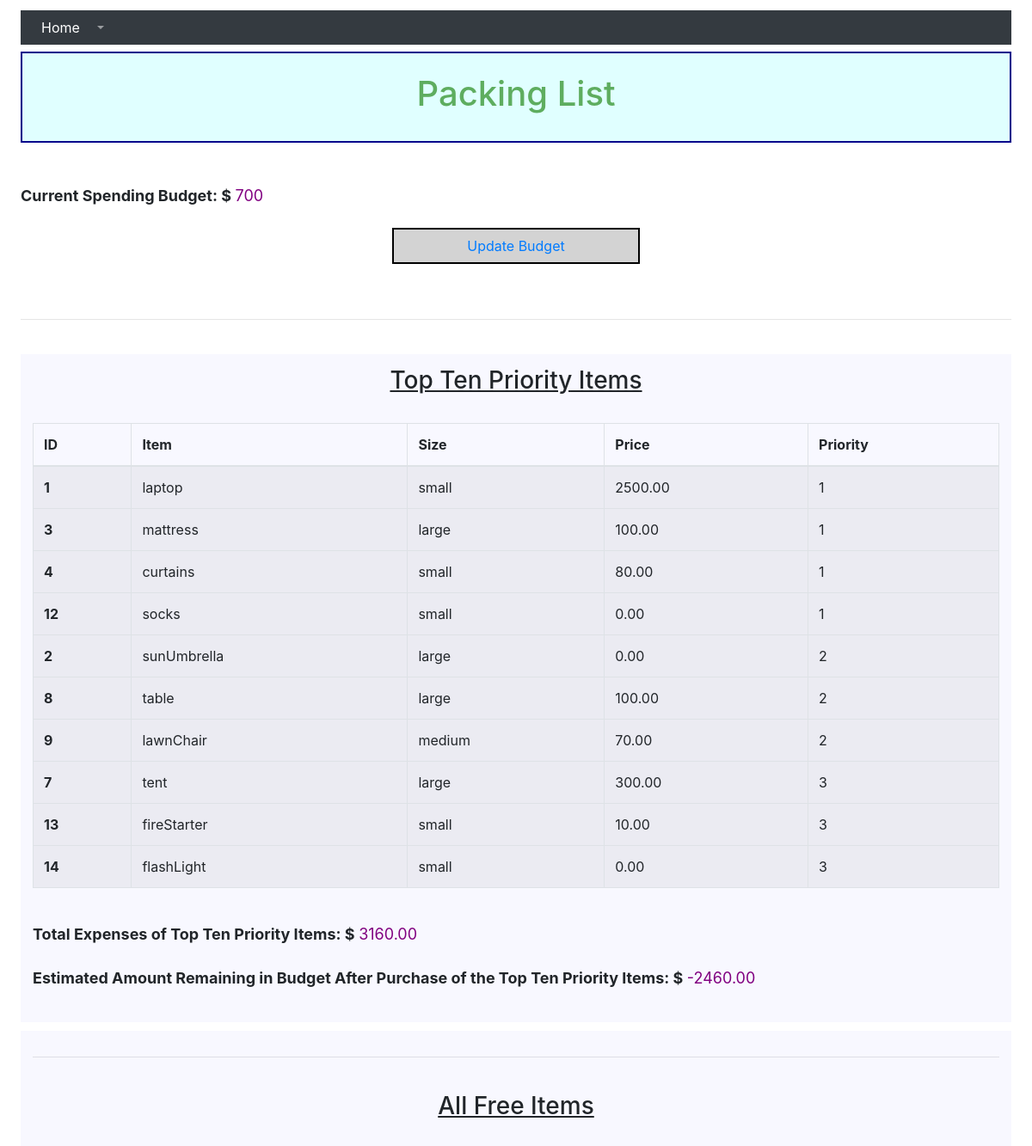
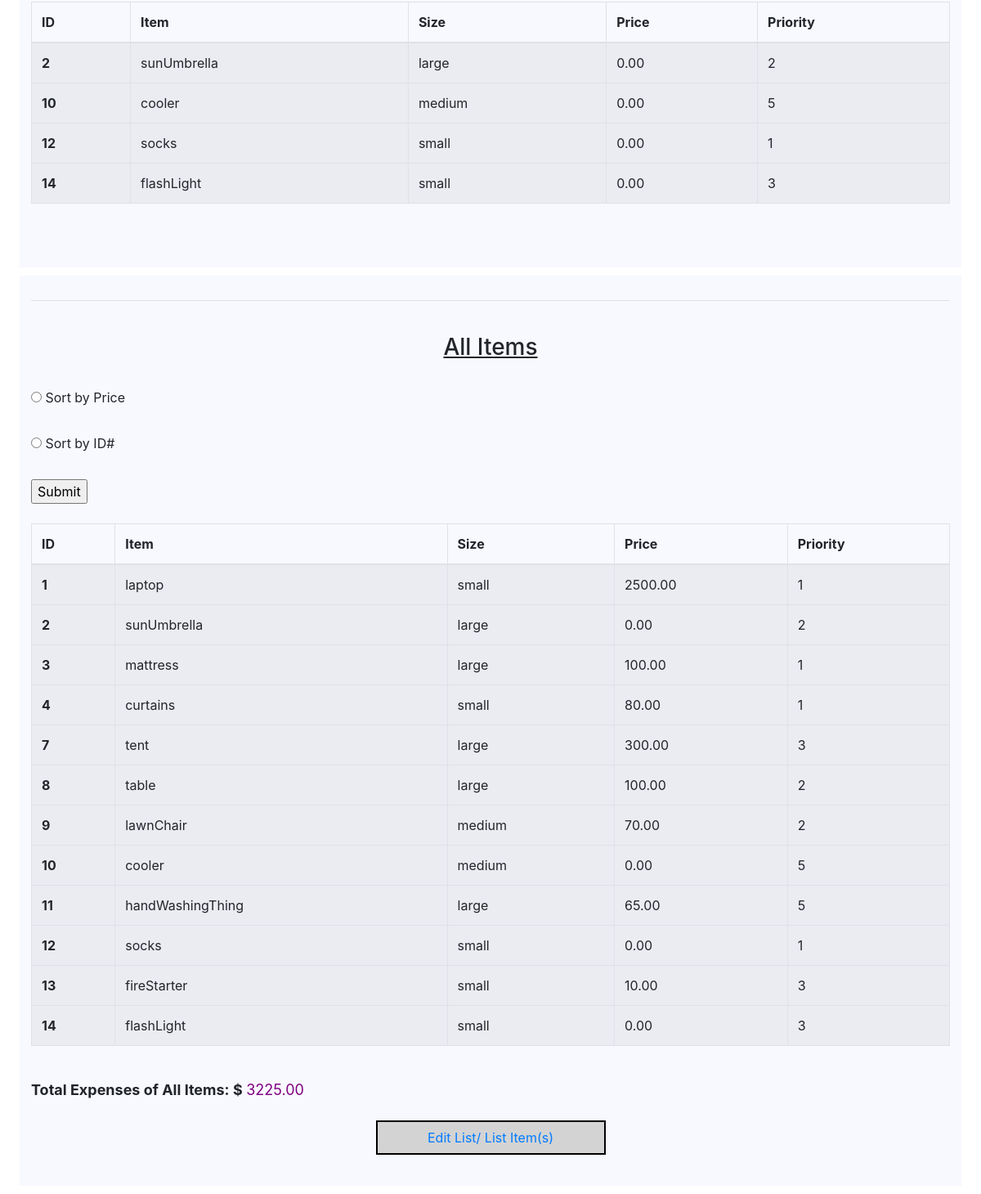
Page /packingList/ on the committed database (2 pictures, top to bottom).
### packingList/models.py (models this page shows)
class Item(models.Model):
    item = models.CharField(max_length=400)
    size = models.CharField(max_length=400)
    price = models.DecimalField(max_digits=7, decimal_places=2)
    priority = models.IntegerField()

### packingList/views.py (the view)
# urls.py: path('', views.index, name='index'),
def index(request):
    template = "packingList/index.html" # tells this view file what HTML file to connect to in the templates folder
    rows = Item.objects.all() # all rows of data (or objects and attributes) from a table
    budget = List.objects.get(pk=1)
    freeRows = Item.objects.filter(price = 0) # get the rows where the price is 0
    totalPrice = 0
    for row in rows:
        totalPrice = totalPrice + row.price
    priorityQueueOfItems = PriorityQueue()
    for row in rows:
        priorityQueueOfItems.enqueue(row.pk, row.priority)
    queueItems = priorityQueueOfItems.items
    priorityRows = []
    for i in range(queueItems.__len__()):
        row = Item.objects.get(pk=queueItems[i].id)
        priorityRows.append(row )
        if i == 9:
            break
    totalPriceForPriorityItems = 0
    for row in priorityRows:
        totalPriceForPriorityItems = totalPriceForPriorityItems + row.price
    budgetAfterPriorityItems = budget.budget - totalPriceForPriorityItems
    numRows = 0
    for row in rows:
        numRows = numRows + 1
    rowsByPrice = [0] * numRows
    for i in range(rowsByPrice.__len__()):
        rowsByPrice[i] = rows[i]
    sortObject = Sort(rowsByPrice)  # calls sort method from class
    sortObject.insertionSort() # sort the list of prices
    rowsByPrice = sortObject.arr
    sortBy = "id" # default is to sort by ID
    inputSelection = request.POST
    inputDict = inputSelection.dict()
    inputValuesList = list(inputDict.values())
    if inputValuesList:  # if the list exists
        sortBy = inputValuesList[1]
    if sortBy == "price":
        rowsToDisplay = rowsByPrice
    else:
        rowsToDisplay = rows
    return render(request,template, {"rows" : rows, "freeRows" : freeRows, "budget" : budget.budget, "totalPrice" : totalPrice, "queueItems" : queueItems, "priorityRows" : priorityRows, "totalPriceForPriorityItems" : totalPriceForPriorityItems, "budgetAfterPriorityItems" : budgetAfterPriorityItems, "rowsToDisplay" : rowsToDisplay })

### packingList/priorityQueue.py (called while the page is built)
    def enqueue(self, id, priorityLevel): # puts an item in the line (end of queue)
        item = Node(id, priorityLevel) # node object
        if len(self.items) == 0: # just add to end of list if queue is empty
            self.items.append(item)
        else:
            self.items.append(item) # add the new item to the end of the list to make a new space at the end to increase the list size
            i = len(self.items) - 1
            while (i >= 0):
                if item.priorityLevel < self.items[i].priorityLevel: # compares the two
                    self.items[i + 1] = self.items[i]
                    self.items[i] = item
                i = i - 1

### packingList/sort.py (called while the page is built)
    def insertionSort(self):
        for i in range(1, len(self.arr)):
            key = self.arr[i]
            j = i - 1
            while j >= 0 and key.price < self.arr[j].price:
                self.arr[j + 1] = self.arr[j]
                j -= 1
            self.arr[j + 1] = key

### packingList/templates/packingList/index.html (shortened to what this page needs)
<!DOCTYPE html>
<html lang="en">
<head>
    {% load static %}
    <link rel="stylesheet" href="https://stackpath.bootstrapcdn.com/bootstrap/4.3.1/css/bootstrap.min.css">
</head>
<body>
<nav class="navbar navbar-expand-lg navbar-dark bg-dark">
  <div class="collapse navbar-collapse" id="navbarSupportedContent">
    <ul class="navbar-nav mr-auto">
      <li class="nav-item active">
        <a class="nav-link" href="http://localhost:8000/homePage">Home <span class="sr-only">(current)</span></a>
      </li>
      <li class="nav-item dropdown">
        <a class="nav-link dropdown-toggle" href="#" id="navbarDropdown" role="button" data-toggle="dropdown" aria-haspopup="true" aria-expanded="false">
        </a>
      </li>
    </ul>
  </div>
</nav>
<header>
<h1 class="centered_text"> Packing List </h1>
</header>
<br><br>
<p class="label"> Current Spending Budget: $</p>
<p class="val_for_label">{{budget}} </p>
<br><br>
<div class="button"> <a href="updateBudget"> Update Budget </a></div>
<br><br>
<hr><br>
<div class="topTenSection">
<h3 class="centered_text"><u> Top Ten Priority Items</u> </h3>
<br>
<table class="table table-striped table-hover table-bordered">
  <thead>
    <tr>
      <th scope="col">ID</th>
      <th scope="col">Item</th>
      <th scope="col">Size</th>
      <th scope="col">Price</th>
      <th scope="col">Priority</th>
    </tr>
  </thead>
  <tbody>
  {% for each in priorityRows %}
    <tr>
      <th scope="row">{{ each.id }}</th>
      <td>{{ each.item }}</td>
      <td>{{ each.size }}</td>
      <td>{{ each.price }}</td>
      <td>{{ each.priority }}</td>
    </tr>
    <tr>
      {% endfor %}
  </tbody>
</table>
<br>
<p class="label"> Total Expenses of Top Ten Priority Items: $</p>
<p class="val_for_label"> {{totalPriceForPriorityItems}} </p>
<br><br>
<p class="label"> Estimated Amount Remaining in Budget After Purchase of the Top Ten Priority Items: $</p>
<p class="val_for_label"> {{budgetAfterPriorityItems}} </p>
<br><br>
  </div>
<div class="freeSection">
<hr><br>
<h3 class="centered_text"><u> All Free Items</u> </h3>
<br>
<table class="table table-striped table-hover table-bordered">
  <thead>
    <tr>
      <th scope="col">ID</th>
      <th scope="col">Item</th>
      <th scope="col">Size</th>
      <th scope="col">Price</th>
      <th scope="col">Priority</th>
    </tr>
  </thead>
  <tbody>
  {% for each in freeRows %}
    <tr>
      <th scope="row">{{ each.id }}</th>
      <td>{{ each.item }}</td>
      <td>{{ each.size }}</td>
      <td>{{ each.price }}</td>
      <td>{{each.priority}}</td>
    </tr>
    <tr>
      {% endfor %}
  </tbody>
</table>
<br><br>
  </div>
<div class="allItemsSection">
<hr><br>
<h3 class="centered_text"><u> All Items </u></h3>
  <br>
<form action="/packingList/#allItemsTable" method="post">
  <input type="radio" id="price" name="price" value="price">
  <label for="price">Sort by Price</label><br>
  <br>
  <input type="radio" id="id" name="id" value="id">
  <label for="id">Sort by ID#</label><br>
  <br>
  <input type="submit" value="Submit">
</form>
  <br>
<table class="table table-striped table-hover table-bordered">
  <thead>
    <tr>
      <th scope="col">ID</th>
      <th scope="col">Item</th>
      <th scope="col">Size</th>
      <th scope="col">Price</th>
      <th scope="col">Priority</th>
    </tr>
  </thead>
  <tbody>
  {% for each in rowsToDisplay %}
    <tr>
      <th scope="row">{{ each.id }}</th>
      <td>{{ each.item }}</td>
      <td>{{ each.size }}</td>
      <td>{{ each.price }}</td>
      <td>{{each.priority}}</td>
    </tr>
    <tr>
      {% endfor %}
  </tbody>
</table>
<br>
<p class="label"> Total Expenses of All Items: $</p>
<p class="val_for_label">{{totalPrice}} </p>
<br><br>
<div class="button"> <a href="editList"> Edit List/ List Item(s)</a></div>
<br>
  </div>
</body>
</html>

### packingList/templates/packingList/index.html (style rules this page uses)
nav { height: 40px; margin-bottom: 8px; }
body { margin-left: 2%; margin-right: 2%; margin-top: 1%; }
header { background-color: lightcyan; padding: 2%; color: #5ead5f; border: 2px solid darkblue; }
.centered_text { text-align: center; }
.button { border: 2px solid black; background-color: lightgrey; padding: 7px; text-align: center; width: 25%; margin: auto; }
.label { font-weight: bolder; font-size: large; display: inline; }
.val_for_label { color: purple; font-size: large; display: inline; }
hr { color: #5ead5f; }
.topTenSection { background-color: ghostwhite; padding: 14px; margin-bottom: 10px; }
.freeSection { background-color: ghostwhite; padding: 14px; margin-bottom: 10px; }
.allItemsSection { background-color: ghostwhite; padding: 14px; margin-bottom: 10px; }

### rows in the picture
Item: id "1", item "laptop", size "small", price "2500.00", priority "1"
Item: id "3", item "mattress", size "large", price "100.00", priority "1"
Item: id "4", item "curtains", size "small", price "80.00", priority "1"
Item: id "12", item "socks", size "small", price "0.00", priority "1"
Item: id "2", item "sunUmbrella", size "large", price "0.00", priority "2"
Item: id "8", item "table", size "large", price "100.00", priority "2"
Item: id "9", item "lawnChair", size "medium", price "70.00", priority "2"
Item: id "7", item "tent", size "large", price "300.00", priority "3"
Item: id "13", item "fireStarter", size "small", price "10.00", priority "3"
Item: id "14", item "flashLight", size "small", price "0.00", priority "3"
Item: id "10", item "cooler", size "medium", price "0.00", priority "5"
Item: id "11", item "handWashingThing", size "large", price "65.00", priority "5"

### other values in the picture
{{ budget }} "700"
{{ totalPriceForPriorityItems }} "3160.00"
{{ budgetAfterPriorityItems }} "-2460.00"
{{ totalPrice }} "3225.00"
